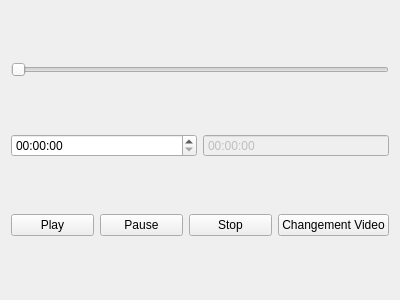
<?xml version="1.0" encoding="UTF-8"?>
<ui version="4.0">
 <class>lecteurVideo</class>
 <widget class="QWidget" name="lecteurVideo">
  <property name="geometry">
   <rect>
    <x>0</x>
    <y>0</y>
    <width>400</width>
    <height>300</height>
   </rect>
  </property>
  <property name="windowTitle">
   <string>Form</string>
  </property>
  <layout class="QGridLayout" name="gridLayout_3">
   <item row="0" column="0">
    <layout class="QVBoxLayout" name="verticalLayout_3"/>
   </item>
   <item row="1" column="0">
    <widget class="QSlider" name="horizontalSlider">
     <property name="orientation">
      <enum>Qt::Horizontal</enum>
     </property>
    </widget>
   </item>
   <item row="2" column="0">
    <layout class="QGridLayout" name="gridLayout_2">
     <item row="0" column="0">
      <widget class="QTimeEdit" name="timeEdit"/>
     </item>
     <item row="0" column="1">
      <layout class="QHBoxLayout" name="horizontalLayout"/>
     </item>
     <item row="0" column="2">
      <widget class="QTimeEdit" name="timeEdit_2">
       <property name="enabled">
        <bool>false</bool>
       </property>
       <property name="buttonSymbols">
        <enum>QAbstractSpinBox::NoButtons</enum>
       </property>
      </widget>
     </item>
    </layout>
   </item>
   <item row="3" column="0">
    <layout class="QGridLayout" name="gridLayout">
     <item row="1" column="0">
      <widget class="QPushButton" name="play">
       <property name="text">
        <string>Play</string>
       </property>
      </widget>
     </item>
     <item row="1" column="2">
      <widget class="QPushButton" name="stop">
       <property name="text">
        <string>Stop</string>
       </property>
      </widget>
     </item>
     <item row="1" column="1">
      <widget class="QPushButton" name="pause">
       <property name="text">
        <string>Pause</string>
       </property>
      </widget>
     </item>
     <item row="1" column="3">
      <widget class="QPushButton" name="ChangementVideo">
       <property name="text">
        <string>Changement Video</string>
       </property>
      </widget>
     </item>
    </layout>
   </item>
  </layout>
 </widget>
 <resources/>
 <connections/>
</ui>
